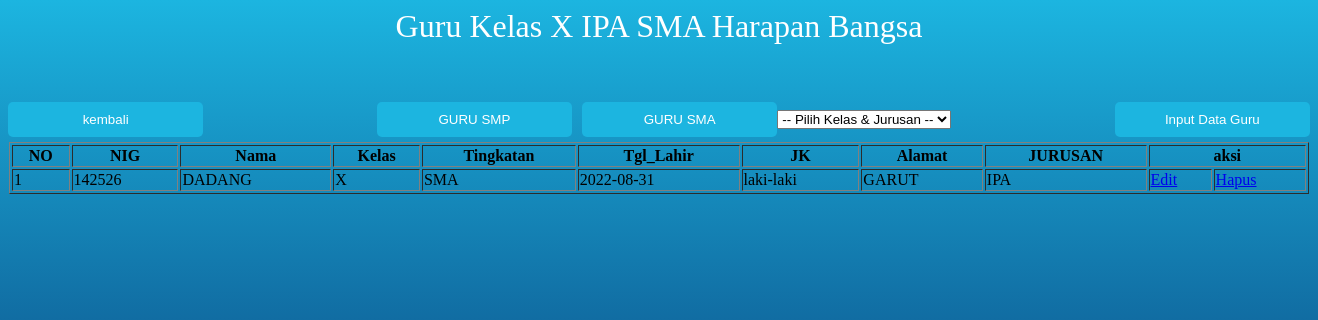
The app's page /guruxipa.php (signed in) with its own data.
### tables this page shows
CREATE TABLE `guru` (
  `NIG` int(11) NOT NULL,
  `nama` varchar(50) NOT NULL,
  `tgl_lahir` date NOT NULL,
  `jk` varchar(20) NOT NULL,
  `alamat` varchar(225) NOT NULL,
  `kelas` varchar(10) NOT NULL,
  `Tingkatan` varchar(10) NOT NULL,
  `nama_jurusan` varchar(50) DEFAULT NULL
);

### user_gurusma.php (called while the page is built, shortened)
<?php
class UserGuru
{
    public function showDataXipa()
	{
        $conn = new Koneksi();
        $db=$conn->metal();
		$stmt=$db->prepare("SELECT NIG,nama,kelas,Tingkatan,tgl_lahir,jk,alamat, nama_jurusan FROM guru where  kelas='X' AND nama_jurusan='IPA'");
		$stmt->execute();
		return $stmt;
	}
}

### guruxipa.php (the view, shortened to what this page needs)
<?php
require 'user_gurusma.php';
$obj = new UserGuru();
?>
<h1>Guru Kelas X IPA SMA Harapan Bangsa</h1>
<link rel="stylesheet" type="text/css" href="css/smp.css">
<form action = "input_guru_sma.php" method ="POST" name="login">
<input type ="submit" class="tombol_input1" name = "submit" value = "Input Data Guru">
<center>
<table class= 'table table-bordered table-responsive'>
 <tr>
 <tr>
 <table border="1" width="1300px" >
 <tr>
     <th>NO</th>
     <th>NIG</th>
     <th>Nama</th>
     <th>Kelas</th>
     <th>Tingkatan</th>
     <th>Tgl_Lahir</th>
     <th>JK</th>
     <th>Alamat</th>
     <th>JURUSAN</th>
     <th colspan="5">aksi</th>
 </tr>
</center>
 <?php
$no=1;
	$data=$obj->showDataXipa();
	if($data->rowCount()>0){
	while($row=$data->fetch(PDO::FETCH_ASSOC)){
?>
<tr>
	<td><?php echo $no; ?></td>
	<td><?php echo $row['NIG']; ?></td>
	<td><?php echo $row['nama']; ?></td>
    <td><?php echo $row['kelas']; ?></td>
    <td><?php echo $row['Tingkatan']; ?></td>
    <td><?php echo $row['tgl_lahir']; ?></td>
    <td><?php echo $row['jk']; ?></td>
    <td><?php echo $row['alamat']; ?></td>
    <td><?php echo $row['nama_jurusan']; ?></td>
    <td><a href="editguru.php?NIG=<?php echo $row['NIG']; ?>">Edit</a></td>
    <td><a href="proses_delete_guru.php?NIG=<?php echo $row['NIG']; ?>">Hapus</a></td>
    </tr>
    </form>
<?php
$no+=1; }
}else{
echo '<tr>
		<td> Not found</td>
    </tr>';
}
?>
 <form action = "guru.php" method ="POST" name="kembali">
<input type ="submit" class="tombol_kembali" name = "kembali" value = "kembali">
 </form>
 <form action = "gurusmp.php" method ="POST" name="gurusmp">
    <input type ="submit" class="tombol2" name = "gurusmp" value = "GURU SMP">
    </form>
    <form action = "gurusma.php" method ="POST" name="gurusma">
    <input type ="submit" class="tombol2" name = "gurusma" value = "GURU SMA">
    </form>
    <form action="" method="POST">
 <select  name="category" onChange="document.location.href=this.options[this.selectedIndex].value;">
 <option value="">-- Pilih Kelas & Jurusan -- </option>
 </select>
 </form>

### css/smp.css (style rules this page uses)
h1 { text-align: center; color: white; font-weight: 100; }
.tombol_input1 { background: #1cb5e0; color: white; font-size: 10pt; width: 15%; border: cornflowerblue; border-radius: 5px; padding: 10px 10px; margin-bottom: 5px; color :white; float:right; }
.tombol_kembali { background: #1cb5e0; color: white; font-size: 10pt; width: 15%; border: cornflowerblue; border-radius: 5px; padding: 10px 10px; margin-bottom: 5px; color :white; float:left; }
.tombol2 { background: #1cb5e0; color: white; font-size: 10pt; width: 15%; border: cornflowerblue; border-radius: 5px; padding: 10px 10px; margin-bottom: 5px; margin-left: 10px; color :white; }

### records on screen
guru: NIG "142526", nama "DADANG", kelas "X", Tingkatan "SMA", tgl_lahir "2022-08-31", jk "laki-laki", alamat "GARUT", nama_jurusan "IPA"
